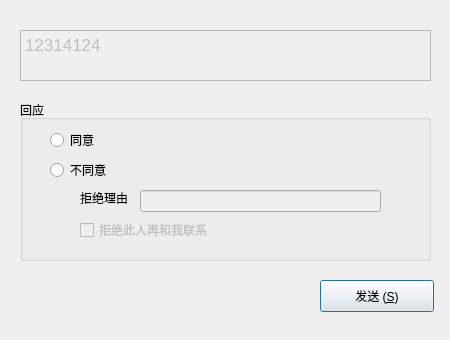
<?xml version="1.0" encoding="UTF-8"?>
<ui version="4.0">
 <class>ReplyAddBuddyDialog</class>
 <widget class="QDialog" name="ReplyAddBuddyDialog">
  <property name="geometry">
   <rect>
    <x>0</x>
    <y>0</y>
    <width>450</width>
    <height>340</height>
   </rect>
  </property>
  <property name="windowTitle">
   <string>回应添加好友请求</string>
  </property>
  <widget class="QTextEdit" name="msg_text_edit">
   <property name="enabled">
    <bool>false</bool>
   </property>
   <property name="geometry">
    <rect>
     <x>20</x>
     <y>30</y>
     <width>411</width>
     <height>51</height>
    </rect>
   </property>
   <property name="html">
    <string>&lt;!DOCTYPE HTML PUBLIC &quot;-//W3C//DTD HTML 4.0//EN&quot; &quot;http://www.w3.org/TR/REC-html40/strict.dtd&quot;&gt;
&lt;html&gt;&lt;head&gt;&lt;meta name=&quot;qrichtext&quot; content=&quot;1&quot; /&gt;&lt;style type=&quot;text/css&quot;&gt;
p, li { white-space: pre-wrap; }
&lt;/style&gt;&lt;/head&gt;&lt;body style=&quot; font-family:'DejaVu Sans'; font-size:9pt; font-weight:400; font-style:normal;&quot;&gt;
&lt;p style=&quot; margin-top:0px; margin-bottom:0px; margin-left:0px; margin-right:0px; -qt-block-indent:0; text-indent:0px;&quot;&gt;&lt;span style=&quot; font-family:'Lucida Grande'; font-size:13pt;&quot;&gt;12314124&lt;/span&gt;&lt;/p&gt;&lt;/body&gt;&lt;/html&gt;</string>
   </property>
  </widget>
  <widget class="QGroupBox" name="groupBox">
   <property name="geometry">
    <rect>
     <x>20</x>
     <y>100</y>
     <width>411</width>
     <height>161</height>
    </rect>
   </property>
   <property name="title">
    <string>回应</string>
   </property>
   <widget class="QLineEdit" name="reason_line_edit">
    <property name="enabled">
     <bool>false</bool>
    </property>
    <property name="geometry">
     <rect>
      <x>120</x>
      <y>90</y>
      <width>241</width>
      <height>22</height>
     </rect>
    </property>
   </widget>
   <widget class="QRadioButton" name="accept_radio_btn">
    <property name="geometry">
     <rect>
      <x>30</x>
      <y>30</y>
      <width>102</width>
      <height>20</height>
     </rect>
    </property>
    <property name="text">
     <string>同意</string>
    </property>
    <property name="shortcut">
     <string>Ctrl+A</string>
    </property>
   </widget>
   <widget class="QCheckBox" name="decline_add_req_check_box">
    <property name="enabled">
     <bool>false</bool>
    </property>
    <property name="geometry">
     <rect>
      <x>60</x>
      <y>120</y>
      <width>141</width>
      <height>20</height>
     </rect>
    </property>
    <property name="text">
     <string>拒绝此人再和我联系</string>
    </property>
    <property name="shortcut">
     <string>Ctrl+D</string>
    </property>
   </widget>
   <widget class="QLabel" name="label">
    <property name="enabled">
     <bool>true</bool>
    </property>
    <property name="geometry">
     <rect>
      <x>60</x>
      <y>90</y>
      <width>62</width>
      <height>16</height>
     </rect>
    </property>
    <property name="text">
     <string>拒绝理由</string>
    </property>
   </widget>
   <widget class="QRadioButton" name="refuse_radio_btn">
    <property name="geometry">
     <rect>
      <x>30</x>
      <y>60</y>
      <width>102</width>
      <height>20</height>
     </rect>
    </property>
    <property name="text">
     <string>不同意</string>
    </property>
    <property name="shortcut">
     <string>Ctrl+R</string>
    </property>
   </widget>
  </widget>
  <widget class="QPushButton" name="send_btn">
   <property name="enabled">
    <bool>true</bool>
   </property>
   <property name="geometry">
    <rect>
     <x>320</x>
     <y>280</y>
     <width>114</width>
     <height>32</height>
    </rect>
   </property>
   <property name="text">
    <string>发送 (&amp;S)</string>
   </property>
   <property name="shortcut">
    <string>Return</string>
   </property>
  </widget>
 </widget>
 <resources/>
 <connections>
  <connection>
   <sender>send_btn</sender>
   <signal>clicked()</signal>
   <receiver>ReplyAddBuddyDialog</receiver>
   <slot>accept()</slot>
   <hints>
    <hint type="sourcelabel">
     <x>376</x>
     <y>295</y>
    </hint>
    <hint type="destinationlabel">
     <x>224</x>
     <y>169</y>
    </hint>
   </hints>
  </connection>
 </connections>
</ui>
